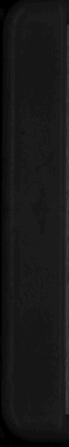
#> input picture good.tif, 69 x 447 px, found by its file name
$ python test.py
#> lines starting #> are read from the running program, lines starting #| are printed output that depends on the picture
import cv2

img = cv2.imread('main\\test\good.tif',cv2.IMREAD_GRAYSCALE)
#> img is the input picture: shape (447, 69); min 0, max 63, mean 23.7
img = cv2.convertScaleAbs(img, 0.5, 10)
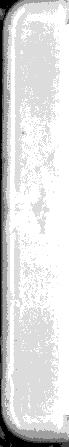
#> img: shape (447, 69); min 0, max 255, mean 217.9
cv2.imwrite('image.png',img)
